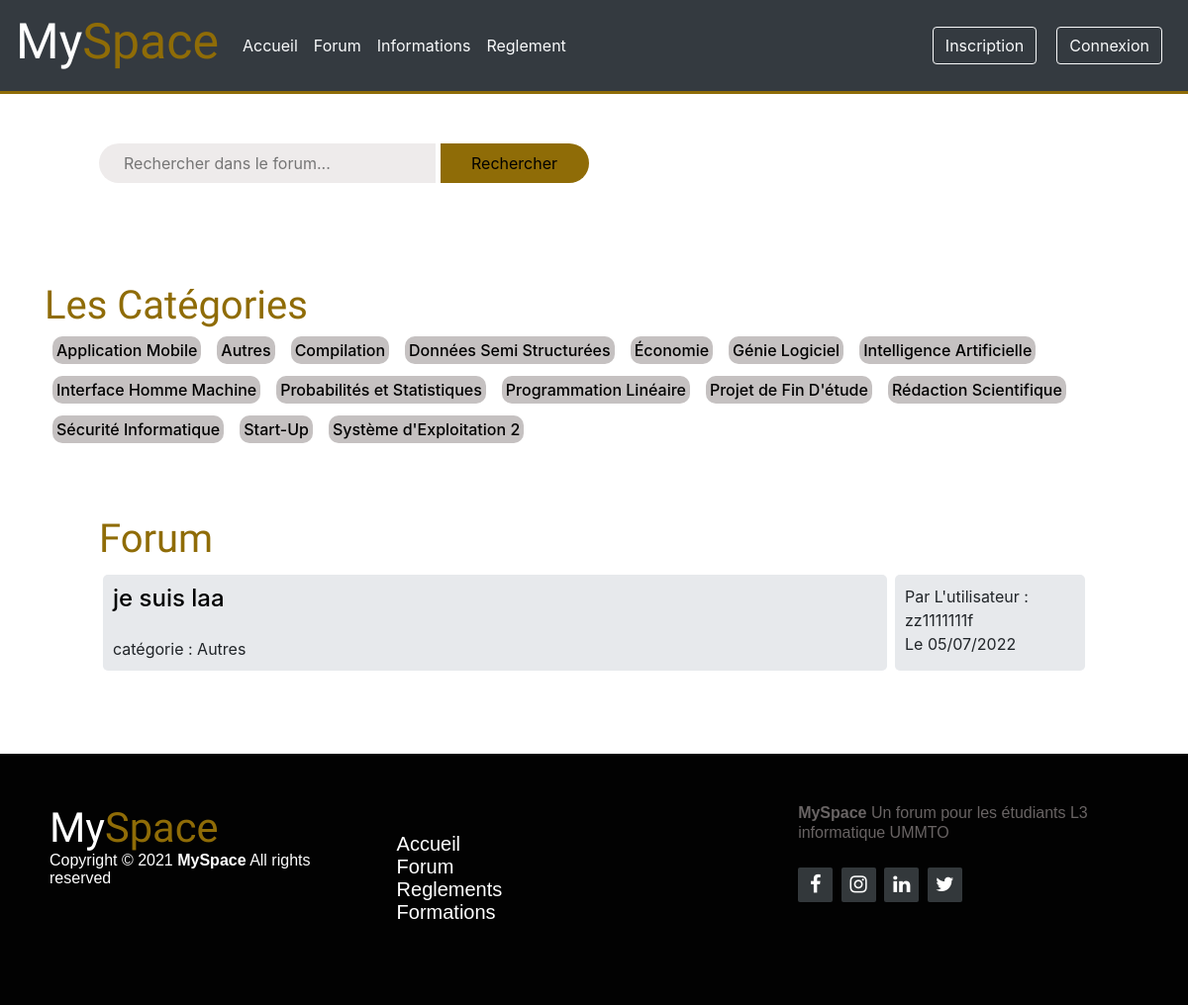
Screenshot of /utilisateur/v/php/forum.php with the database file from the repository.
### tables this page shows
CREATE TABLE `categories` (
  `code` int(11) NOT NULL,
  `nom` varchar(255) NOT NULL
);

CREATE TABLE `questions` (
  `id` int(11) NOT NULL,
  `titre` text NOT NULL,
  `categorie` int(11) NOT NULL,
  `contenu` text NOT NULL,
  `email_auteur` varchar(255) NOT NULL,
  `pseudo_auteur` text NOT NULL,
  `date_publication` text NOT NULL
);

### utilisateur/c/questions/barre_recherche.php (called while the page is built, shortened)
<?php
require('../../m/conbd.php');
$categories = $bdd->query('SELECT * FROM categories ORDER BY nom');
$getAllQuestions = $bdd->query('SELECT id, email_auteur, titre, categorie, pseudo_auteur, date_publication FROM questions ORDER BY id DESC LIMIT 0,5');
?>

### utilisateur/c/url.php (called while the page is built)
<?php
function url_custom_encode($titre) {
    $titre = htmlspecialchars($titre);
    $find = array('À', 'Á', 'Â', 'Ã', 'Ä', 'Å', 'Æ', 'Ç', 'È', 'É', 'Ê', 'Ë', 'Ì', 'Í', 'Î', 'Ï', 'Ð', 'Ñ', 'Ò', 'Ó', 'Ô', 'Õ', 'Ö', 'Ø', 'Ù', 'Ú', 'Û', 'Ü', 'Ý', 'ß', 'à', 'á', 'â', 'ã', 'ä', 'å', 'æ', 'ç', 'è', 'é', 'ê', 'ë', 'ì', 'í', 'î', 'ï', 'ñ', 'ò', 'ó', 'ô', 'õ', 'ö', 'ø', 'ù', 'ú', 'û', 'ü', 'ý', 'ÿ', '?', '?', '?', '?', '?', '?', '?', '?', '?', '?', '?', '?', '?', '?', '?', '?', '?', '?', '?', '?', '?', '?', '?', '?', '?', '?', '?', '?', '?', '?', '?', '?', '?', '?', '?', '?', '?', '?', '?', '?', '?', '?', '?', '?', '?', '?', '?', '?', '?', '?', '?', '?', '?', '?', '?', '?', '?', '?', '?', '?', '?', '?', '?', '?', '?', '?', '?', '?', '?', '?', '?', '?', '?', '?', '?', '?', '?', '?', '?', 'Œ', 'œ', '?', '?', '?', '?', '?', '?', '?', '?', '?', '?', '?', '?', 'Š', 'š', '?', '?', '?', '?', '?', '?', '?', '?', '?', '?', '?', '?', '?', '?', '?', '?', '?', '?', '?', '?', '?', '?', 'Ÿ', '?', '?', '?', '?', 'Ž', 'ž', '?', 'ƒ', '?', '?', '?', '?', '?', '?', '?', '?', '?', '?', '?', '?', '?', '?', '?', '?', '?', '?', '?', '?', '?', '?', '?', '?', '?', '?', '?', '?', '?', '?', '?', '?', '?', '?', '?', '?', '?', '?', '?', '?', '?', '?', '?', '?');
    $replace = array('A', 'A', 'A', 'A', 'A', 'A', 'AE', 'C', 'E', 'E', 'E', 'E', 'I', 'I', 'I', 'I', 'D', 'N', 'O', 'O', 'O', 'O', 'O', 'O', 'U', 'U', 'U', 'U', 'Y', 's', 'a', 'a', 'a', 'a', 'a', 'a', 'ae', 'c', 'e', 'e', 'e', 'e', 'i', 'i', 'i', 'i', 'n', 'o', 'o', 'o', 'o', 'o', 'o', 'u', 'u', 'u', 'u', 'y', 'y', 'A', 'a', 'A', 'a', 'A', 'a', 'C', 'c', 'C', 'c', 'C', 'c', 'C', 'c', 'D', 'd', 'D', 'd', 'E', 'e', 'E', 'e', 'E', 'e', 'E', 'e', 'E', 'e', 'G', 'g', 'G', 'g', 'G', 'g', 'G', 'g', 'H', 'h', 'H', 'h', 'I', 'i', 'I', 'i', 'I', 'i', 'I', 'i', 'I', 'i', 'IJ', 'ij', 'J', 'j', 'K', 'k', 'L', 'l', 'L', 'l', 'L', 'l', 'L', 'l', 'l', 'l', 'N', 'n', 'N', 'n', 'N', 'n', 'n', 'O', 'o', 'O', 'o', 'O', 'o', 'OE', 'oe', 'R', 'r', 'R', 'r', 'R', 'r', 'S', 's', 'S', 's', 'S', 's', 'S', 's', 'T', 't', 'T', 't', 'T', 't', 'U', 'u', 'U', 'u', 'U', 'u', 'U', 'u', 'U', 'u', 'U', 'u', 'W', 'w', 'Y', 'y', 'Y', 'Z', 'z', 'Z', 'z', 'Z', 'z', 's', 'f', 'O', 'o', 'U', 'u', 'A', 'a', 'I', 'i', 'O', 'o', 'U', 'u', 'U', 'u', 'U', 'u', 'U', 'u', 'U', 'u', 'A', 'a', 'AE', 'ae', 'O', 'o', '?', '?', '?', '?', '?', '?', '?', '?', '?', '?', '?', '?', '?', '?', '?', '?', '?', '?');
    $titre = str_replace($find, $replace, $titre);
    $titre = strtolower($titre);
    $mots = preg_split('/[^A-Z^a-z^0-9]+/', $titre);
    $encoded = "";
    foreach($mots as $mot)
    {
     if(strlen($mot) >= 3 OR str_replace(['0','1','2','3','4','5','6','7','8','9'], '', $mot) != $mot)
        {
         $encoded .= $mot.'-';
        }
    }
    $encoded = substr($encoded, 0, -1);
    return $encoded;
    }
?>

### utilisateur/c/questions/nom_categorie.php (called while the page is built)
<?php
$nomCategorie = $bdd->prepare("SELECT * FROM categories WHERE code = ?");
$nomCategorie->execute(array($question['categorie']));
if($nomCategorie->rowCount() == 1) {
   $CategorieInfos = $nomCategorie->fetch();
}

### utilisateur/v/php/forum.php (the view, shortened to what this page needs)
<?php
 require('../../c/questions/barre_recherche.php');
 require('../../c/url.php');
?>
<!DOCTYPE html>
<html lang="fr">
    <head>
      <link rel= "stylesheet" href="../css/forum.css">
      <link rel="stylesheet" href="../css/footer.css">
      <link rel="stylesheet" href="../css/navbar.css">
      <link rel="stylesheet" href="http://maxcdn.bootstrapcdn.com/font-awesome/4.2.0/css/font-awesome.min.css">
      <link rel="stylesheet" href="https://cdn.jsdelivr.net/npm/bootstrap@4.6.1/dist/css/bootstrap.min.css">
    </head>
<body>
   <?php
      require('../includes/navbar.php');
   ?>
   <div>
    <div class="Box">
      <form method="GET">
        <input type="text" name="search" placeholder="Rechercher dans le forum...">
        <input type="submit" name="validate" value="Rechercher">
     </form>
    </div>
   </div>
  <div class="container">
    <div class="subform">
      <div class="subform-title">
        <h1>Les Catégories</h1>
        <?php
            while($c = $categories->fetch()) {
            ?>
              <div>
                <div class="main">
                  <h6><a href="../../v/php/questions_par_categorie.php?categorie=<?= url_custom_encode($c['nom']) ?>">
                  <?= $c['nom'] ?></a></h6>
                </div>
              </div>
              <?php
            }
          ?>
    </div>
      </div>
  </div>
  <div class="forum">
        <div class="subform-title">
          <h1>Forum</h1>
        </div>
        <?php
            while($question = $getAllQuestions->fetch()){
              require('../../c/questions/nom_categorie.php');
              ?>
              <div class="subforum-row">
                <div class="subforum-description subforum-column">
                  <h4><a href="article.php?id=<?= $question['id']; ?>">
                    <?= $question['titre']; ?>
                  </a></h4>
                  <br>
                  <p>catégorie : <?= $CategorieInfos['nom']; ?></p>
              </div>
                <div class="subforum-info subforum-column">
                  Par L'utilisateur : <?= $question['pseudo_auteur']; ?>
                  <br>Le <?= $question['date_publication'];  ?>
                </div>
              </div>
              <?php
            }
          ?>
      </div>
  <?php
        require('../includes/footer.php');
      ?>
 </body>
</html>

### utilisateur/v/includes/navbar.php (shortened to what this page needs)
<nav class="navbar navbar-expand-sm navbar-dark bg-dark " >
      <a class="navbar-brand" href="#"><h1>My<span>Space</span></h1></a>
      <div class="collapse navbar-collapse" id="navbarSupportedContent">
      <?php
         if(!isset($_SESSION['admin'])){
            ?>
            <ul class="navbar-nav mr-auto">
              <li class="nav-item active">
                <a class="nav-link text-light" href="accueil.php">Accueil <span class="sr-only">(current)</span></a>
              </li>
              <li class="nav-item">
                <a class="nav-link text-light" href="forum.php">Forum</a>
              </li>
              <li class="nav-item">
                <a class="nav-link text-light" href="informations.php">Informations</a>
              </li>
              <li class="nav-item">
                <a class="nav-link text-light" href="regles.php">Reglement</a>
              </li>
            </ul>
            <?php
         }
        ?>
        <form class="form-inline my-2 my-sm-0" >
            <?php
                 if(!isset($_SESSION['auth']) AND !isset($_SESSION['admin'])){
                   ?>
                   <a href="inscription.php"><button class="btn btn-outline-light my-2 my-sm-0" type="button">Inscription</button></a>
                   <a href="connexion.php"><button class="btn btn-outline-light my-2 my-sm-0 " type="button">Connexion</button></a>
                   <?php
                  }
             ?>
          </form>
      </div>
</nav>

### utilisateur/v/includes/footer.php
<footer class="footer-distributed">
      <div class="footer-left">
          <h3>My<span>Space</span></h3>
          <p class="footer-company-name">Copyright © 2021 <strong>MySpace</strong> All rights reserved</p>
      </div>
      <div class="footer-center">
          <p class="footer-links">
              <a href="accueil.php">Accueil</a>
              <a href="forum.php">Forum</a>
              <a href="regles.php">Reglements</a>
              <a href="informations.php">Formations</a>
          </p>
      </div>
      <div class="footer-right">
          <p class="footer-company-about">
              <strong>MySpace</strong> Un forum pour les étudiants L3 informatique  UMMTO
          </p>
          <div class="footer-icons">
              <a href="https://facebook.com"><i class="fa fa-facebook"></i></a>
              <a href="https://instagram.com"><i class="fa fa-instagram"></i></a>
              <a href="https://linkedin.com"><i class="fa fa-linkedin"></i></a>
              <a href="https://twitter.com"><i class="fa fa-twitter"></i></a>
          </div>
      </div>
  </footer>

### utilisateur/v/css/forum.css (style rules this page uses)
body { margin: 0px; padding: 0px; font-family: 'Montserrat', sans-serif; }
nav { padding:25px 0% 25px 59%; display:flex; flex-wrap:wrap; justify-content: space-between; align-items: center; }
h1 { font-size: 30px; font: normal 50px 'Cookie', cursive; color: #8f6c07; }
.Box { margin-top: 50px; margin-left: 100px; }
input { position:relative; display:inline-block; font-size: 20px; box-sizing: border-box; transition: .5s; }
input[type="text"] { background:rgb(238, 235, 235); width: 340px; height: 40px; border:none; outline: none; padding:0 25px; border-radius: 25px 0 0 25px; }
input[type="submit"] { position:relative; border-radius: 0 25px 25px 0 ; width: 150px; height: 40px; border: none; outline: none; cursor: pointer; background: #8f6c07; }
.container { margin: 20px; padding: 80px; }
.forum { margin-top:100px; margin-right: 100px; margin-left: 100px; }
.subforum-row { display: grid; grid-template-columns: 80% 20%; }
.subforum-column { padding: 10px; margin:4px; border-radius: 5px; background-color:#e7e9ec; }
.subforum-description * { margin-block: 0; }
.subforum-description h4 a { text-decoration: none; color:black; }
h6 a { color: black; background-color: rgb(197, 193, 193); padding: 4px; margin: 4px; border-radius: 10px; }
h6 { font-size:20px; padding:4px; }
.main { float: left; padding-bottom: 5px; }

### utilisateur/v/css/footer.css (style rules this page uses)
footer { position: fixed; bottom: 0; }
.footer-distributed { background-color: #020202; box-sizing: border-box; width: 100%; text-align: left; font: bold 20px sans-serif; padding: 50px 50px 60px 50px; margin-top: 80px; }
.footer-distributed .footer-left, .footer-distributed .footer-center, .footer-distributed .footer-right { display: inline-block; vertical-align: top; }
.footer-distributed .footer-left { width: 30%; }
.footer-distributed h3 { color: #ffffff; font: normal 2.6rem 'Cookie', cursive; margin: 0; }
.footer-distributed h3 span { color: #8f6c07; }
.footer-center .footer-links { display: flex; flex-direction: column ; border-bottom: #fff; }
.footer-distributed .footer-center { width: 35%; vertical-align: middle; margin: 10px 15px; }
.footer-distributed .footer-links { color: #ffffff; margin: 20px 0 12px; }
.footer-distributed .footer-links a { display: inline-block; font-size: 20px; font-weight: lighter; text-decoration: none; color: inherit; }
.footer-distributed .footer-company-name { color: #ffffff; font-size: 16px; font-weight: normal; margin: 0; }
.footer-distributed .footer-right { width: 30%; }
.footer-distributed .footer-company-about { line-height: 20px; color: #696464; font-size: 16px; font-weight: normal; margin: 0; }
.footer-distributed .footer-icons { margin-top: 25px; }
.footer-distributed .footer-icons a { display: inline-block; width: 35px; height: 35px; cursor: pointer; background-color: #33383b; border-radius: 2px; font-size: 20px; color: #ffffff; text-align: center; line-height: 35px; margin-right: 3px; margin-bottom: 5px; }

### utilisateur/v/css/navbar.css (style rules this page uses)
.btn { margin:10px; }
.navbar { background-color: black; border-bottom: 3px solid #8f6c07 }
.navbar a h1 { color: #ffffff; font: normal 50px 'Cookie', cursive; }
.navbar a h1 span { color: #8f6c07; }

### rows the page displays
categories: nom "Application Mobile"
categories: nom "Autres"
categories: nom "Compilation"
categories: nom "Données Semi Structurées"
categories: nom "Économie"
categories: nom "Génie Logiciel"
categories: nom "Intelligence Artificielle"
categories: nom "Interface Homme Machine"
categories: nom "Probabilités et Statistiques"
categories: nom "Programmation Linéaire"
categories: nom "Projet de Fin D'étude"
categories: nom "Rédaction Scientifique"
categories: nom "Sécurité Informatique"
categories: nom "Start-Up"
categories: nom "Système d'Exploitation 2"
questions: titre "je suis laa", categories.nom "Autres", pseudo_auteur "zz1111111f", date_publication "05/07/2022"
